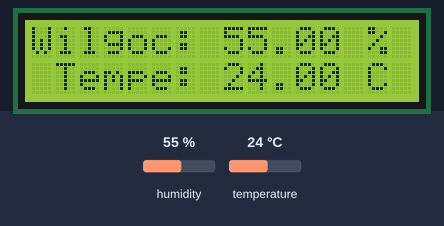
This sketch was run on a simulated Arduino Uno, built with avr-gcc and run on an emulated ATmega328P. On the bench: 16×2 character LCD. The inputs (shaded band) are chosen by the test bench; at power-on: humidity 55 %, temperature 24 °C.

Above: at 2.7 s.
2.8 s: humidity set to 22 %
At 4.5 s:
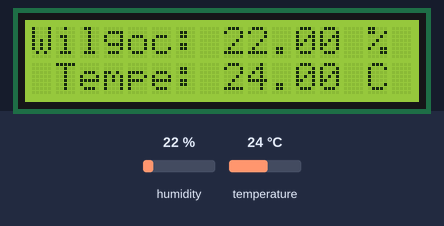
5.8 s: temperature set to 12 °C
At 7.4 s:
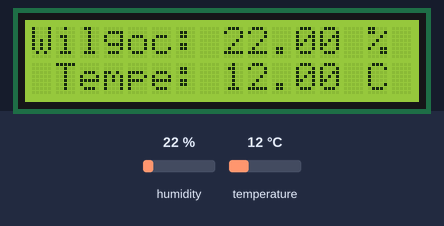
8.8 s: humidity set to 40 %
At 10.8 s:
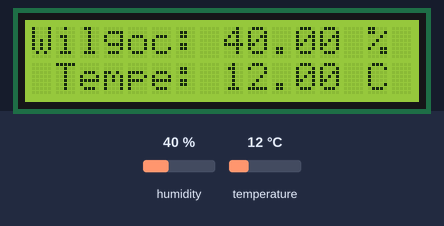
11.8 s: temperature set to 19 °C
At 13.7 s:
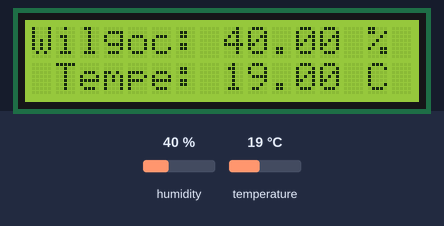
Timing chart, 0 to 15.2 s (numbered marks = the images above; inputs shaded):
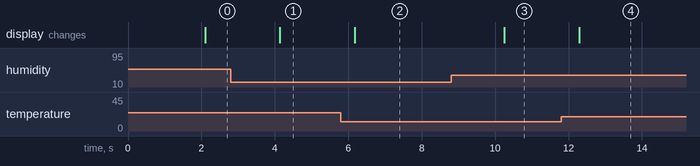

Measured:
- after the input at 2.8 s, the display: changes after 1.3 s (image 1)
- after the input at 5.8 s, the display: changes after 0.38 s (image 2)
- after the input at 8.8 s, the display: changes after 1.4 s (image 3)
- after the input at 11.8 s, the display: changes after 0.49 s (image 4)

The sketch:

DHT-lCD2.ino
```cpp
#include "DHT.h"          // biblioteka DHT
#include <Wire.h>
#include <LiquidCrystal_I2C.h>

#define BACKLIGHT_PIN 3

LiquidCrystal_I2C	lcd(0x27,2,1,0,4,5,6,7);

#define DHTPIN 2          // numer pinu sygnałowego

DHT dht;                  // definicja czujnika

void setup()
{
  Serial.begin(9600);     // otworzenie portu szeregowego
  dht.setup(DHTPIN);      // inicjalizacja czujnika
  // dht.setup(DHTPIN, DHT11);      // inicjalizacja czujnika DHT11
  // dht.setup(DHTPIN, DHT22);      // inicjalizacja czujnika DHT12
  lcd.begin (16,2);
 lcd.setBacklightPin(BACKLIGHT_PIN,POSITIVE);
 lcd.setBacklight(HIGH);

}

void loop()
{
  // Miniamalne opóźnienie odczytu
  delay(dht.getMinimumSamplingPeriod());

  // Odczyt temperatury i wilgotności powietrza
  float t = dht.getTemperature();
  float h = dht.getHumidity();

  // Sprawdzamy poprawność danych
  if (dht.getStatus())
  {
    // Jeśli nie, wyświetlamy informację o błędzie
    lcd.println("Blad odczytu danych z czujnika");
  } else
    // Jeśli tak, wyświetlamy wyniki pomiaru
    lcd.setCursor(0, 0);
    lcd.print("Wilgoc: ");
    lcd.print(h);
    lcd.print(" % ");
    lcd.setCursor(1, 1);
    lcd.print("Tempe: ");
    lcd.print(t);
    lcd.print(" C  ");

 }
```
